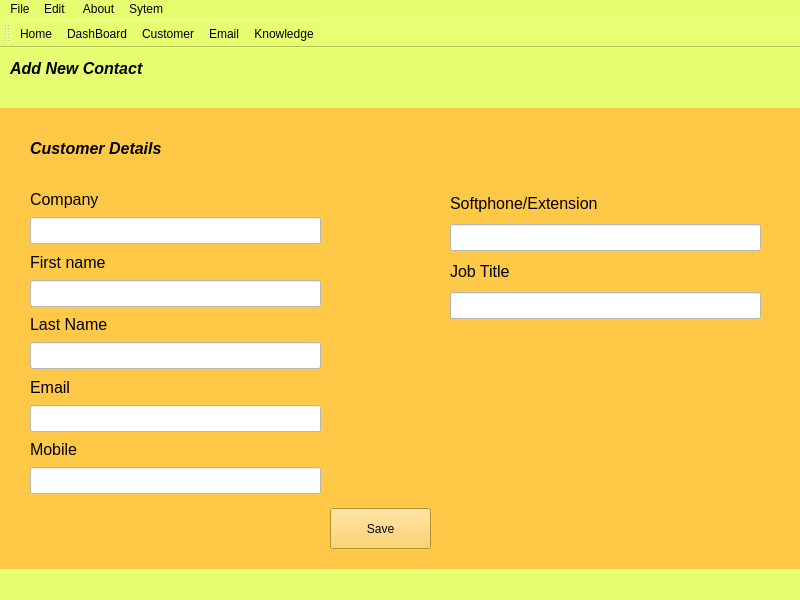
<?xml version="1.0" encoding="UTF-8"?>
<ui version="4.0">
 <class>ContactCard</class>
 <widget class="QMainWindow" name="ContactCard">
  <property name="geometry">
   <rect>
    <x>0</x>
    <y>0</y>
    <width>800</width>
    <height>600</height>
   </rect>
  </property>
  <property name="windowTitle">
   <string>MainWindow</string>
  </property>
  <property name="styleSheet">
   <string notr="true">background-color: rgb(229, 255, 112);</string>
  </property>
  <widget class="QWidget" name="centralwidget">
   <widget class="QWidget" name="widget" native="true">
    <property name="geometry">
     <rect>
      <x>0</x>
      <y>60</y>
      <width>801</width>
      <height>461</height>
     </rect>
    </property>
    <property name="styleSheet">
     <string notr="true">background-color: rgb(255, 200, 71);</string>
    </property>
    <widget class="QLabel" name="label_2">
     <property name="geometry">
      <rect>
       <x>30</x>
       <y>20</y>
       <width>141</width>
       <height>41</height>
      </rect>
     </property>
     <property name="font">
      <font>
       <pointsize>12</pointsize>
       <italic>true</italic>
       <bold>true</bold>
      </font>
     </property>
     <property name="text">
      <string>Customer Details</string>
     </property>
    </widget>
    <widget class="QPushButton" name="SaveButtonC">
     <property name="geometry">
      <rect>
       <x>330</x>
       <y>400</y>
       <width>101</width>
       <height>41</height>
      </rect>
     </property>
     <property name="text">
      <string>Save</string>
     </property>
    </widget>
    <widget class="QWidget" name="">
     <property name="geometry">
      <rect>
       <x>30</x>
       <y>80</y>
       <width>291</width>
       <height>306</height>
      </rect>
     </property>
     <layout class="QVBoxLayout" name="verticalLayout">
      <item>
       <widget class="QLabel" name="label_3">
        <property name="font">
         <font>
          <pointsize>12</pointsize>
         </font>
        </property>
        <property name="text">
         <string>Company</string>
        </property>
       </widget>
      </item>
      <item>
       <widget class="QLineEdit" name="CompanylineEdit">
        <property name="font">
         <font>
          <pointsize>12</pointsize>
         </font>
        </property>
        <property name="styleSheet">
         <string notr="true">background-color: rgb(255, 255, 255);</string>
        </property>
       </widget>
      </item>
      <item>
       <widget class="QLabel" name="label_4">
        <property name="font">
         <font>
          <pointsize>12</pointsize>
         </font>
        </property>
        <property name="text">
         <string>First name</string>
        </property>
       </widget>
      </item>
      <item>
       <widget class="QLineEdit" name="FirstNamelineEdit">
        <property name="font">
         <font>
          <pointsize>12</pointsize>
         </font>
        </property>
        <property name="styleSheet">
         <string notr="true">background-color: rgb(255, 255, 255);</string>
        </property>
       </widget>
      </item>
      <item>
       <widget class="QLabel" name="label_10">
        <property name="font">
         <font>
          <pointsize>12</pointsize>
         </font>
        </property>
        <property name="text">
         <string>Last Name</string>
        </property>
       </widget>
      </item>
      <item>
       <widget class="QLineEdit" name="LastNamelineEdit">
        <property name="font">
         <font>
          <pointsize>12</pointsize>
         </font>
        </property>
        <property name="styleSheet">
         <string notr="true">background-color: rgb(255, 255, 255);</string>
        </property>
       </widget>
      </item>
      <item>
       <widget class="QLabel" name="label_5">
        <property name="font">
         <font>
          <pointsize>12</pointsize>
         </font>
        </property>
        <property name="text">
         <string>Email</string>
        </property>
       </widget>
      </item>
      <item>
       <widget class="QLineEdit" name="EmaillineEdit">
        <property name="font">
         <font>
          <pointsize>12</pointsize>
         </font>
        </property>
        <property name="styleSheet">
         <string notr="true">background-color: rgb(255, 255, 255);</string>
        </property>
       </widget>
      </item>
      <item>
       <widget class="QLabel" name="label_6">
        <property name="font">
         <font>
          <pointsize>12</pointsize>
         </font>
        </property>
        <property name="text">
         <string>Mobile</string>
        </property>
       </widget>
      </item>
      <item>
       <widget class="QLineEdit" name="MobilelineEdit">
        <property name="font">
         <font>
          <pointsize>12</pointsize>
         </font>
        </property>
        <property name="styleSheet">
         <string notr="true">background-color: rgb(255, 255, 255);</string>
        </property>
       </widget>
      </item>
     </layout>
    </widget>
    <widget class="QWidget" name="">
     <property name="geometry">
      <rect>
       <x>450</x>
       <y>80</y>
       <width>311</width>
       <height>131</height>
      </rect>
     </property>
     <property name="font">
      <font>
       <pointsize>12</pointsize>
      </font>
     </property>
     <layout class="QVBoxLayout" name="verticalLayout_2">
      <item>
       <widget class="QLabel" name="label_7">
        <property name="font">
         <font>
          <pointsize>12</pointsize>
         </font>
        </property>
        <property name="text">
         <string>Softphone/Extension</string>
        </property>
       </widget>
      </item>
      <item>
       <widget class="QLineEdit" name="PhonelineEdit">
        <property name="font">
         <font>
          <pointsize>12</pointsize>
         </font>
        </property>
        <property name="styleSheet">
         <string notr="true">background-color: rgb(255, 255, 255);</string>
        </property>
       </widget>
      </item>
      <item>
       <widget class="QLabel" name="label_8">
        <property name="font">
         <font>
          <pointsize>12</pointsize>
         </font>
        </property>
        <property name="text">
         <string>Job Title</string>
        </property>
       </widget>
      </item>
      <item>
       <widget class="QLineEdit" name="JoblineEdit">
        <property name="font">
         <font>
          <pointsize>12</pointsize>
         </font>
        </property>
        <property name="styleSheet">
         <string notr="true">background-color: rgb(255, 255, 255);</string>
        </property>
       </widget>
      </item>
     </layout>
    </widget>
   </widget>
   <widget class="QLabel" name="label">
    <property name="geometry">
     <rect>
      <x>10</x>
      <y>10</y>
      <width>151</width>
      <height>21</height>
     </rect>
    </property>
    <property name="font">
     <font>
      <pointsize>12</pointsize>
      <italic>true</italic>
      <bold>true</bold>
     </font>
    </property>
    <property name="text">
     <string>Add New Contact</string>
    </property>
   </widget>
  </widget>
  <widget class="QMenuBar" name="menubar">
   <property name="geometry">
    <rect>
     <x>0</x>
     <y>0</y>
     <width>800</width>
     <height>22</height>
    </rect>
   </property>
   <widget class="QMenu" name="menuFile">
    <property name="title">
     <string>File</string>
    </property>
    <addaction name="actionSave"/>
   </widget>
   <widget class="QMenu" name="menuEdit">
    <property name="title">
     <string>Edit </string>
    </property>
    <addaction name="actionCopy"/>
    <addaction name="actionPaste"/>
   </widget>
   <widget class="QMenu" name="menuAbout">
    <property name="title">
     <string>About</string>
    </property>
   </widget>
   <widget class="QMenu" name="menuSytem">
    <property name="title">
     <string>Sytem</string>
    </property>
    <addaction name="actionHome"/>
    <addaction name="actionDashBoard"/>
    <addaction name="actionCustomer"/>
    <addaction name="actionEmail"/>
    <addaction name="actionKnowledge"/>
   </widget>
   <addaction name="menuFile"/>
   <addaction name="menuEdit"/>
   <addaction name="menuAbout"/>
   <addaction name="menuSytem"/>
  </widget>
  <widget class="QStatusBar" name="statusbar"/>
  <widget class="QToolBar" name="toolBar">
   <property name="windowTitle">
    <string>toolBar</string>
   </property>
   <attribute name="toolBarArea">
    <enum>TopToolBarArea</enum>
   </attribute>
   <attribute name="toolBarBreak">
    <bool>false</bool>
   </attribute>
   <addaction name="actionHome"/>
   <addaction name="actionDashBoard"/>
   <addaction name="actionCustomer"/>
   <addaction name="actionEmail"/>
   <addaction name="actionKnowledge"/>
  </widget>
  <action name="actionHome">
   <property name="icon">
    <iconset resource="Resources.qrc">
     <normaloff>:/Images/Home.png</normaloff>:/Images/Home.png</iconset>
   </property>
   <property name="text">
    <string>Home</string>
   </property>
  </action>
  <action name="actionDashBoard">
   <property name="icon">
    <iconset resource="Resources.qrc">
     <normaloff>:/Images/DashBoard.png</normaloff>:/Images/DashBoard.png</iconset>
   </property>
   <property name="text">
    <string>DashBoard</string>
   </property>
  </action>
  <action name="actionCustomer">
   <property name="icon">
    <iconset resource="Resources.qrc">
     <normaloff>:/Images/Customer.png</normaloff>:/Images/Customer.png</iconset>
   </property>
   <property name="text">
    <string>Customer</string>
   </property>
  </action>
  <action name="actionEmail">
   <property name="icon">
    <iconset resource="Resources.qrc">
     <normaloff>:/Images/Email.png</normaloff>:/Images/Email.png</iconset>
   </property>
   <property name="text">
    <string>Email</string>
   </property>
  </action>
  <action name="actionKnowledge">
   <property name="icon">
    <iconset resource="Resources.qrc">
     <normaloff>:/Images/Knowledge.png</normaloff>:/Images/Knowledge.png</iconset>
   </property>
   <property name="text">
    <string>Knowledge</string>
   </property>
  </action>
  <action name="actionSave">
   <property name="icon">
    <iconset resource="Resources.qrc">
     <normaloff>:/Images/Save.png</normaloff>:/Images/Save.png</iconset>
   </property>
   <property name="text">
    <string>Save </string>
   </property>
  </action>
  <action name="actionCopy">
   <property name="icon">
    <iconset resource="Resources.qrc">
     <normaloff>:/Images/Copy.png</normaloff>:/Images/Copy.png</iconset>
   </property>
   <property name="text">
    <string>Copy</string>
   </property>
  </action>
  <action name="actionPaste">
   <property name="icon">
    <iconset resource="Resources.qrc">
     <normaloff>:/Images/Paste.png</normaloff>:/Images/Paste.png</iconset>
   </property>
   <property name="text">
    <string>Paste</string>
   </property>
  </action>
 </widget>
 <resources>
  <include location="Resources.qrc"/>
 </resources>
 <connections/>
</ui>
